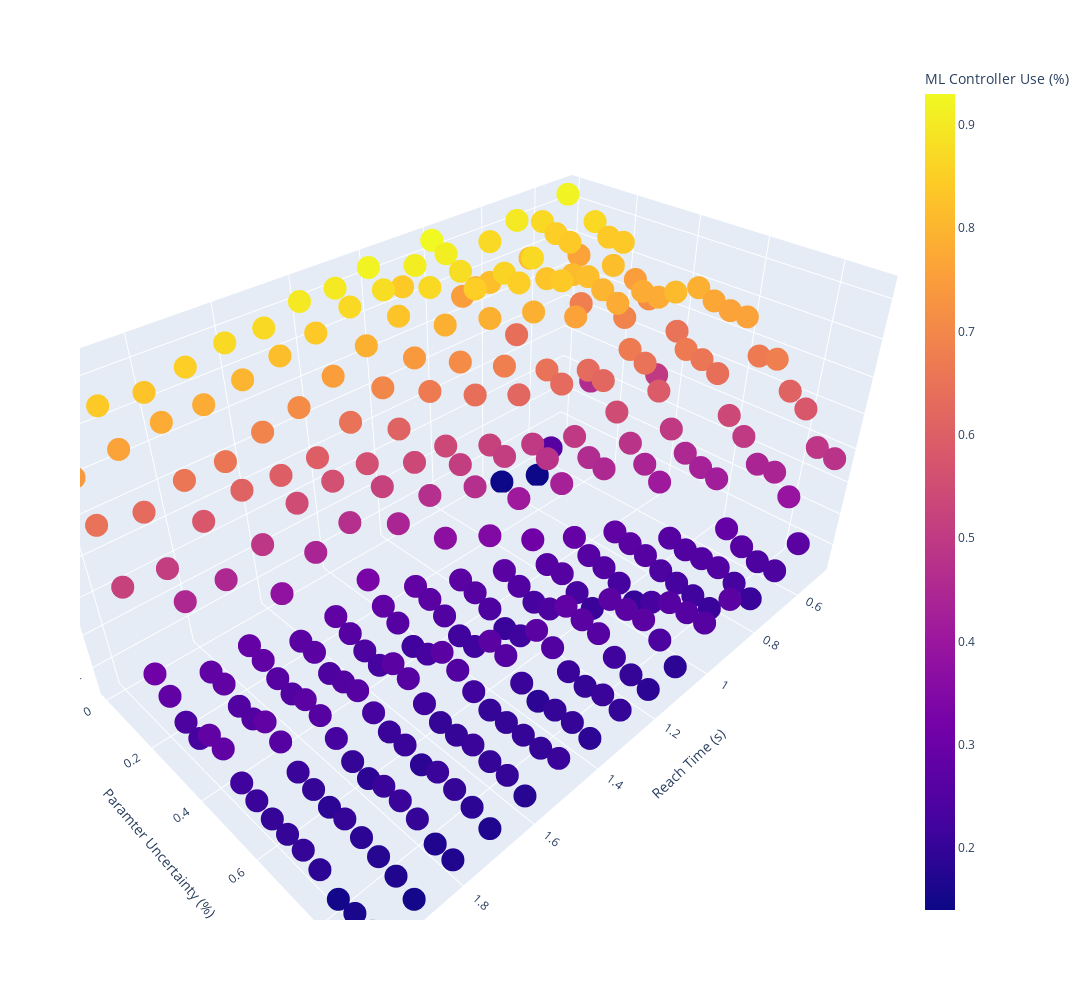

The cell this chart's notebook holds for it:
### Code cell
labs = {"percent_change_in_size_of_reachset":"% Change in Size of Reachset (Area)",
       "reach_time":"Reach Time (s)","parameter_uncertainty":"Paramter Uncertainty (%)","time_taken_lec":"ML Controller Use (%)"}

fig = px.scatter_3d(ru_plot, x="reach_time", y="parameter_uncertainty", 
                    z="time_taken_lec",
                    color="time_taken_lec",
                   labels=labs,width=1500, height=1000)
fig.show()

### Figure 1 — Plotly figure (JSON) as saved in the notebook; plotly's stock layout.template omitted (floating-point values rounded to 4 significant figures; data arrays with more than 128 entries replaced by an {"elided": "..."} marker saying what was removed)
{"data": [{"hovertemplate": "Reach Time (s)=%{x}<br>Paramter Uncertainty (%)=%{y}<br>ML Controller Use (%)=%{marker.color}<extra></extra>", "legendgroup": "", "marker": {"color": {"elided": "304 float values"}, "coloraxis": "coloraxis", "symbol": "circle"}, "mode": "markers", "name": "", "scene": "scene", "showlegend": false, "type": "scatter3d", "x": {"elided": "304 float values"}, "y": {"elided": "304 float values"}, "z": {"elided": "304 float values"}}], "layout": {"coloraxis": {"colorbar": {"title": {"text": "ML Controller Use (%)"}}, "colorscale": [[0, "#0d0887"], [0.1111, "#46039f"], [0.2222, "#7201a8"], [0.3333, "#9c179e"], [0.4444, "#bd3786"], [0.5556, "#d8576b"], [0.6667, "#ed7953"], [0.7778, "#fb9f3a"], [0.8889, "#fdca26"], [1, "#f0f921"]]}, "height": 1000, "legend": {"tracegroupgap": 0}, "margin": {"t": 60}, "scene": {"domain": {"x": [0, 1], "y": [0, 1]}, "xaxis": {"title": {"text": "Reach Time (s)"}}, "yaxis": {"title": {"text": "Paramter Uncertainty (%)"}}, "zaxis": {"title": {"text": "ML Controller Use (%)"}}}, "width": 1500}}
